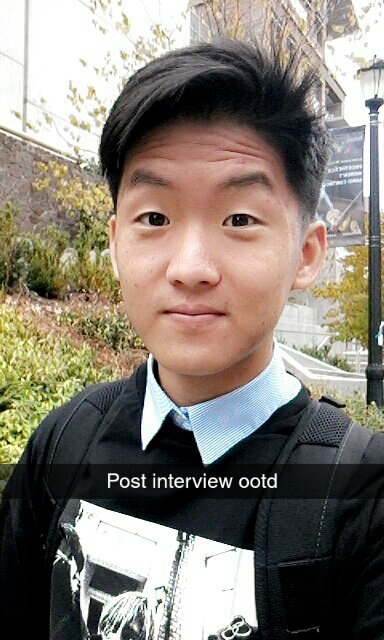
//> input picture cv_intro/cv_intro/me.jpg, 384 x 640 px
$ ./cv_intro   (built with g++ and OpenCV 4)
//> lines starting //> are read from the running program, lines starting //| are printed output that depends on the picture; after the words box and inside, x2 and y2 are one past the last pixel; in counts of white or black regions, pixels touching at a corner belong together; pictures that were not available may be replaced by others from this repository, and a replacement may not be noted
### cv_intro/cv_intro/cv_facetrack.h
#pragma once
//cv_facetrack
int initCameraStream();
void runBackgroundSub(char* fileName);
void processVideo(char* videoFilename);
void processImages(char* firstFrameFilename);

### cv_intro/cv_intro/cv_imgproc.h
#pragma once
int loadImgDemo(cv::String imgToLoad);
int blurImgDemo(cv::String imgToLoad);
int loadVideoDemo(char* fileName);

### cv_intro/cv_intro/stdafx.h
// stdafx.h : include file for standard system include files,
// or project specific include files that are used frequently, but
// are changed infrequently
//

#pragma once

#include "targetver.h"

#include <stdio.h>
#include <tchar.h>


// TODO: reference additional headers your program requires here

### cv_intro/cv_intro/cv_bgsub.cpp
#include "stdafx.h"
//opencv
#include "opencv2/imgcodecs.hpp"
#include "opencv2/imgproc.hpp"
#include "opencv2/videoio.hpp"
#include <opencv2/highgui.hpp>
#include <opencv2/video.hpp>
//C
#include <stdio.h>
//C++
#include <iostream>
#include <sstream>
#include "cv_facetrack.h"
using namespace cv;
using namespace std;
// Global variables
Mat frame; //current frame
Mat fgMaskMOG2; //fg mask fg mask generated by MOG2 method
Ptr<BackgroundSubtractor> pMOG2; //MOG2 Background subtractor
char keyboard; //input from keyboard

void runBackgroundSub(char* fileName) {
	namedWindow("Frame");
	namedWindow("FG Mask MOG 2");

	pMOG2 = createBackgroundSubtractorMOG2(); //MOG2 approach

	processVideo(NULL);
	destroyAllWindows();
}

void processVideo(char* videoFilename) {
	//create the capture object
	VideoCapture capture;
	if (videoFilename == NULL)
		capture.open(0);
	else
		capture.open(videoFilename);

	if (!capture.isOpened()) {
		//error in opening the video input
		cerr << "Unable to open video file: " << videoFilename << endl;
		exit(EXIT_FAILURE);
	}
	//read input data. ESC or 'q' for quitting
	keyboard = 0;
	while (keyboard != 'q' && keyboard != 27) {
		//read the current frame
		if (!capture.read(frame)) {
			cerr << "Unable to read next frame." << endl;
			cerr << "Exiting..." << endl;
			exit(EXIT_FAILURE);
		}
		//update the background model
		pMOG2->apply(frame, fgMaskMOG2);
		//get the frame number and write it on the current frame
		stringstream ss;
		rectangle(frame, cv::Point(10, 2), cv::Point(100, 20),
			cv::Scalar(255, 255, 255), -1);
		ss << capture.get(CAP_PROP_POS_FRAMES);
		string frameNumberString = ss.str();
		putText(frame, frameNumberString.c_str(), cv::Point(15, 15),
			FONT_HERSHEY_SIMPLEX, 0.5, cv::Scalar(0, 0, 0));
		//show the current frame and the fg masks
		imshow("Frame", frame);
		imshow("FG Mask MOG 2", fgMaskMOG2);
		//get the input from the keyboard
		keyboard = (char)waitKey(30);
	}
	//delete capture object
	capture.release();
}
// [52 lines left out: function processImages, not called in this run]

### cv_intro/cv_intro/cv_facetrack.cpp
#include "stdafx.h"

#include "opencv2/objdetect.hpp"
#include "opencv2/videoio.hpp"
#include "opencv2/highgui.hpp"
#include "opencv2/imgproc.hpp"

#include "cv_facetrack.h"

#include <iostream>
#include <stdio.h>

using namespace std;
using namespace cv;

void detectAndDisplay(Mat frame);
String face_cascade_name, eyes_cascade_name;
CascadeClassifier face_cascade;
CascadeClassifier eyes_cascade;
String window_name = "Capture - Face detection";

int initCameraStream()
{
	face_cascade_name = "haarcascade_frontalface_alt.xml";
	eyes_cascade_name = "haarcascade_eye_tree_eyeglasses.xml";
	VideoCapture capture;
	Mat frame;
	//-- 1. Load the cascades
	if (!face_cascade.load(face_cascade_name)) { printf("--(!)Error loading face cascade\n"); return -1; };
	if (!eyes_cascade.load(eyes_cascade_name)) { printf("--(!)Error loading eyes cascade\n"); return -1; };
	//-- 2. Read the video stream
	capture.open(0);
	if (!capture.isOpened()) { printf("--(!)Error opening video capture\n"); return -1; }
	while (capture.read(frame))
	{
		if (frame.empty())
		{
			printf(" --(!) No captured frame -- Break!");
			break;
		}
		//-- 3. Apply the classifier to the frame
		cout << "Width: " << frame.size().width << endl;
		detectAndDisplay(frame);
		//imshow(window_name, frame);
		char c = (char)waitKey(100);
		if (c == 27) { break; } // escape
	}
	return 0;
}
void detectAndDisplay(Mat frame)
{
	std::vector<Rect> faces;
	Mat frame_gray;
	cvtColor(frame, frame_gray, COLOR_BGR2GRAY);
	equalizeHist(frame_gray, frame_gray);
	//-- Detect faces
	face_cascade.detectMultiScale(frame_gray, faces, 1.1, 2, 0 | CASCADE_SCALE_IMAGE, Size(100, 100));
	for (size_t i = 0; i < faces.size(); i++)
	{
		Point center(faces[i].x + faces[i].width / 2, faces[i].y + faces[i].height / 2);
		ellipse(frame, center, Size(faces[i].width / 2, faces[i].height / 2), 0, 0, 360, Scalar(255, 0, 255), 4, 8, 0);
		Mat faceROI = frame_gray(faces[i]);
		std::vector<Rect> eyes;
		//-- In each face, detect eyes
		eyes_cascade.detectMultiScale(faceROI, eyes, 1.1, 2, 0 | CASCADE_SCALE_IMAGE, Size(20, 20));
		for (size_t j = 0; j < eyes.size(); j++)
		{
			Point eye_center(faces[i].x + eyes[j].x + eyes[j].width / 2, faces[i].y + eyes[j].y + eyes[j].height / 2);
			int radius = cvRound((eyes[j].width + eyes[j].height)*0.25);
			circle(frame, eye_center, radius, Scalar(255, 0, 0), 4, 8, 0);
		}
	}
	//-- Show what you got
	imshow(window_name, frame);
}

### cv_intro/cv_intro/cv_imgproc.cpp
#include "stdafx.h"
#include <iostream>

#include <opencv2/core/core.hpp>           // cv::Mat
#include "opencv2/highgui.hpp"
#include <opencv2/imgcodecs/imgcodecs.hpp>     // cv::imread()
#include <opencv2/imgproc/imgproc.hpp>     // cv::Canny()

#include "cv_imgproc.h"

using namespace std;
using namespace cv;

int DELAY_CAPTION = 1000;
int DELAY_BLUR = 100;
int MAX_KERNEL_LENGTH = 16;	//size of bounds to blur, changes AoE and amount of computation

Mat source; Mat dest;
char window_name[] = "Smoothing Demo";
int display_caption(const char* caption);
int display_dst(int delay);

//load and resize image
int loadImgDemo(cv::String imgToLoad)
{
//> called with imgToLoad = "me.jpg"
	Mat imgMat = imread(imgToLoad, CV_LOAD_IMAGE_COLOR);   // Read the file
//> imgMat is the input picture: 640 rows x 384 cols, CV_8UC3; mean B, G, R 116.3, 126.4, 133.8
	cvNamedWindow("Example1", CV_WINDOW_AUTOSIZE);
	cv::resize(imgMat, imgMat, cv::Size(), 0.75, 0.75);
//> imgMat: 480 rows x 288 cols, CV_8UC3
	imshow("Example1", imgMat);
	cvWaitKey(0);
	cvDestroyWindow("Example1");
	return 0;
}

//four types of image blurring.. try this with video input later
int blurImgDemo(cv::String imgToLoad)
{
//> called with imgToLoad = "me.jpg"
	namedWindow(window_name, WINDOW_AUTOSIZE);
	source = imread(imgToLoad, IMREAD_COLOR);
	cv::resize(source, source, cv::Size(), 0.75, 0.75);
	if (display_caption("Original Image") != 0) { return 0; }
	dest = source.clone();
	if (display_dst(DELAY_CAPTION) != 0) { return 0; }
	if (display_caption("Homogeneous Blur") != 0) { return 0; }
	for (int i = 1; i < MAX_KERNEL_LENGTH; i = i + 2)
	{
		blur(source, dest, Size(i, i), Point(-1, -1));
		if (display_dst(DELAY_BLUR) != 0) { return 0; }
	}
	waitKey(0);
	if (display_caption("Gaussian Blur") != 0) { return 0; }
	for (int i = 1; i < MAX_KERNEL_LENGTH; i = i + 2)
	{
		GaussianBlur(source, dest, Size(i, i), 0, 0);
		if (display_dst(DELAY_BLUR) != 0) { return 0; }
	}
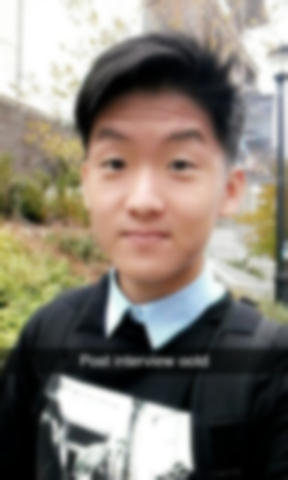
//> dest: 480 rows x 288 cols, CV_8UC3; mean B, G, R 116.3, 126.3, 133.7
	waitKey(0);
	if (display_caption("Median Blur") != 0) { return 0; }
	for (int i = 1; i < MAX_KERNEL_LENGTH; i = i + 2)
	{
		medianBlur(source, dest, i);
		if (display_dst(DELAY_BLUR) != 0) { return 0; }
	}
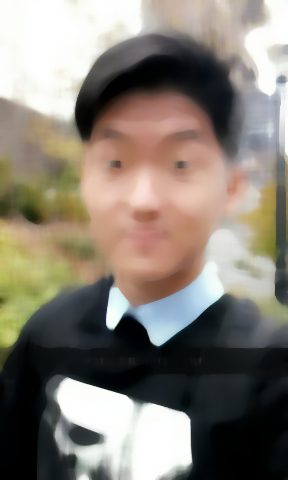
//> dest: 480 rows x 288 cols, CV_8UC3; mean B, G, R 116.6, 126.7, 134.3
	waitKey(0);
	if (display_caption("Bilateral Blur") != 0) { return 0; }
	for (int i = 1; i < MAX_KERNEL_LENGTH*2; i = i + 2)
	{
		bilateralFilter(source, dest, i, i * 2, i / 2);
		if (display_dst(DELAY_BLUR) != 0) { return 0; }
	}
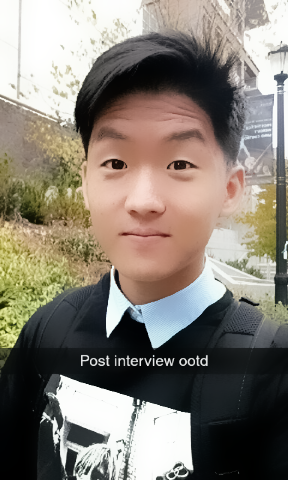
//> dest: 480 rows x 288 cols, CV_8UC3; mean B, G, R 116.4, 126.4, 133.9
	waitKey(0);

	display_caption("End: Press a key!");
	waitKey(0);
	return 0;
}

int display_caption(const char* caption)
{
	dest = Mat::zeros(source.size(), source.type());
	putText(dest, caption,
		Point(source.cols / 4, source.rows / 2),
		FONT_HERSHEY_COMPLEX, 1, Scalar(255, 255, 255));
	imshow(window_name, dest);
	int c = waitKey(DELAY_CAPTION);
	if (c >= 0) { return -1; }
	return 0;
}

int display_dst(int delay)
{
	imshow(window_name, dest);
	int c = waitKey(delay);
	if (c >= 0) { return -1; }
	return 0;
}

//play video
int loadVideoDemo(char* fileName)
{
//> called with fileName = "flame.avi"
	char* windowName = "Example2";

	cvNamedWindow(windowName, CV_WINDOW_AUTOSIZE);
	CvCapture* capture = cvCreateFileCapture(fileName);
	IplImage* frame;
	while (1) {
		frame = cvQueryFrame(capture);
		if (!frame) break;
		cvShowImage(windowName, frame);
		char c = cvWaitKey(33);
//> the 'q' key is pressed
		if (c == 27) break;
	}
	cvReleaseCapture(&capture);
	cvDestroyWindow(windowName);

	return 0;
}

//next task: play video from input stream, apply median blur to every frame
//then.. apply 6 morphologies to 6 copies of input stream

### cv_intro/cv_intro/cv_intro.cpp
// cv_intro.cpp : Defines the entry point for the console application.
//
#include "stdafx.h"

#include <opencv2/core/core.hpp>           // cv::Mat
#include "opencv2/highgui.hpp"
#include <opencv2/imgcodecs/imgcodecs.hpp>     // cv::imread()
#include <opencv2/imgproc/imgproc.hpp>     // cv::Canny()

#include "cv_imgproc.h"
#include "cv_facetrack.h"

using namespace std;
using namespace cv;


int main(int argc, char** argv) {
	loadImgDemo("me.jpg");
	blurImgDemo("me.jpg");
	loadVideoDemo("flame.avi");
	initCameraStream();
//| Width: 384
//> in detectAndDisplay, `equalizeHist(frame_gray, frame_gray);`:
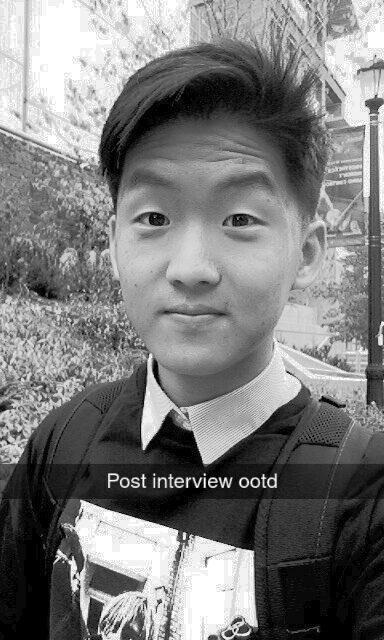
//> frame_gray: 640 rows x 384 cols, CV_8UC1; min 0, max 255, mean 124.1
//> in detectAndDisplay, `face_cascade.detectMultiScale(frame_gray, faces, 1.1, 2, 0 | CASCADE_S..`: faces = 1 Rect (x, y, width, height): [73, 127, 245, 245]
//> the loop in detectAndDisplay, `for (size_t i = 0; i < faces.size(); i++)` made 1 pass
//> center on pass 1: Point(195, 249)
//> pass 1, in detectAndDisplay, `Mat faceROI = frame_gray(faces[i]);`:
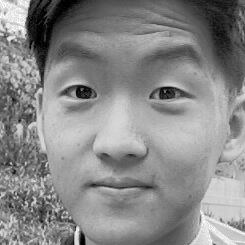
//> faceROI: 245 rows x 245 cols, CV_8UC1; min 0, max 255, mean 136.6
//> after the loop in detectAndDisplay, `for (size_t i = 0; i < faces.size(); i++)`:
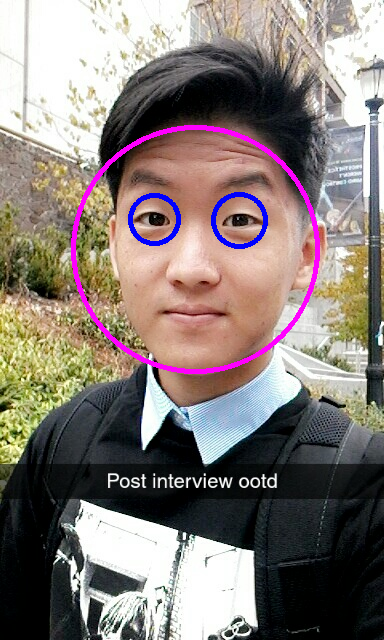
//> frame: 640 rows x 384 cols, CV_8UC3; 2.18% of pixels changed, all inside (x1, y1, x2, y2) = (71, 125, 320, 374)
//> the 'q' key is pressed
	runBackgroundSub("flame.avi");
//> in processVideo, `pMOG2->apply(frame, fgMaskMOG2);`:
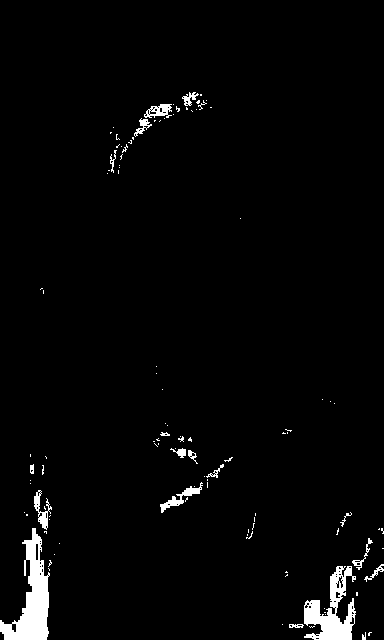
//> fgMaskMOG2: 640 rows x 384 cols, CV_8UC1; values 127 (black) and 255 (white), 2.6% white; 108 white regions (89 under 20 px), largest, box (x1, y1, x2, y2) and area: (0, 528, 50, 640) 2429, (304, 566, 356, 640) 1831, (160, 482, 203, 513) 310
//> in processVideo, `rectangle(frame, cv::Point(10, 2), cv::Point(100, 20), cv::Scalar(255,..`: frame: 640 rows x 384 cols, CV_8UC3; 0.44% of pixels changed, all inside (x1, y1, x2, y2) = (10, 2, 101, 21)
//> in processVideo, `putText(frame, frameNumberString.c_str(), cv::Point(15, 15), FONT_HERS..`: frame: 640 rows x 384 cols, CV_8UC3; mean B, G, R 116.4, 126.4, 133.9
//> the 'q' key is pressed
	detectEdgeCanny("dashcam.png");
//> (this line was passed over: detectEdgeCanny is not available in this run)
	detectEdgeLaplacian("dashcam.png");
//> (this line was passed over: detectEdgeLaplacian is not available in this run)
}
